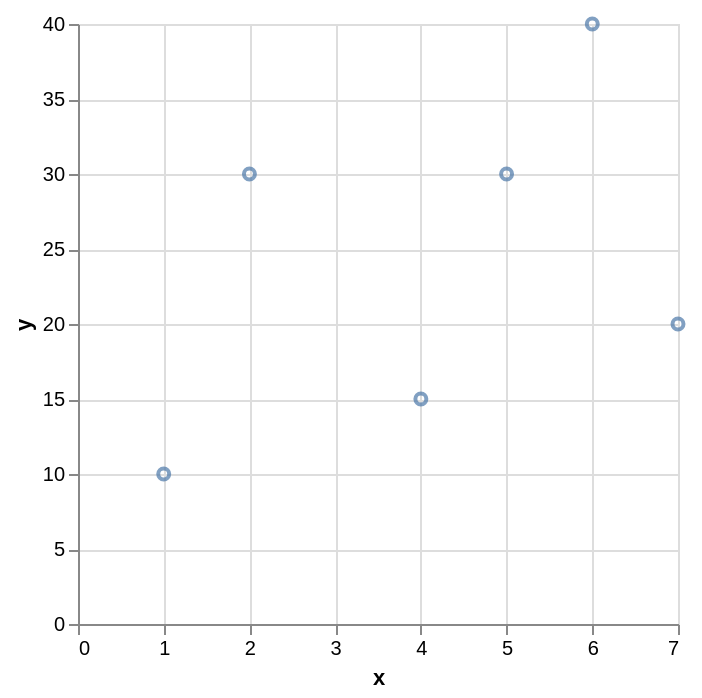

Specify this chart in Vega-Lite:
### Vega-Lite specification from a JSON file in a GitHub repository (floating-point values rounded to 4 significant figures)
{"$schema": "https://vega.github.io/schema/vega-lite/v5.json", "data": {"values": [{"x": -1, "y": null}, {"x": 1, "y": 10}, {"x": 2, "y": 30}, {"x": 3, "y": null}, {"x": 4, "y": 15}, {"x": 5, "y": 30}, {"x": 6, "y": 40}, {"x": 7, "y": 20}, {"x": 10, "y": null}]}, "mark": "point", "encoding": {"x": {"field": "x", "type": "quantitative"}, "y": {"field": "y", "type": "quantitative"}}}
